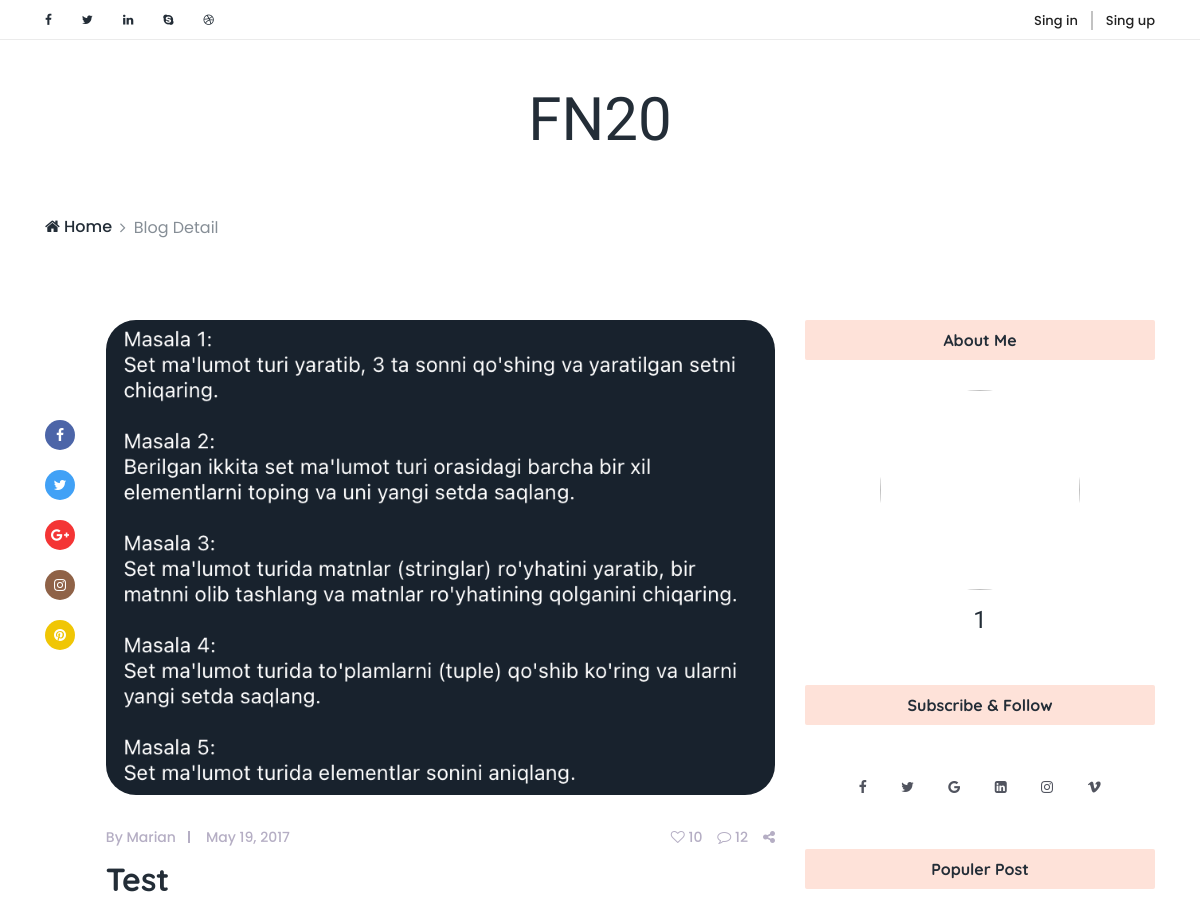
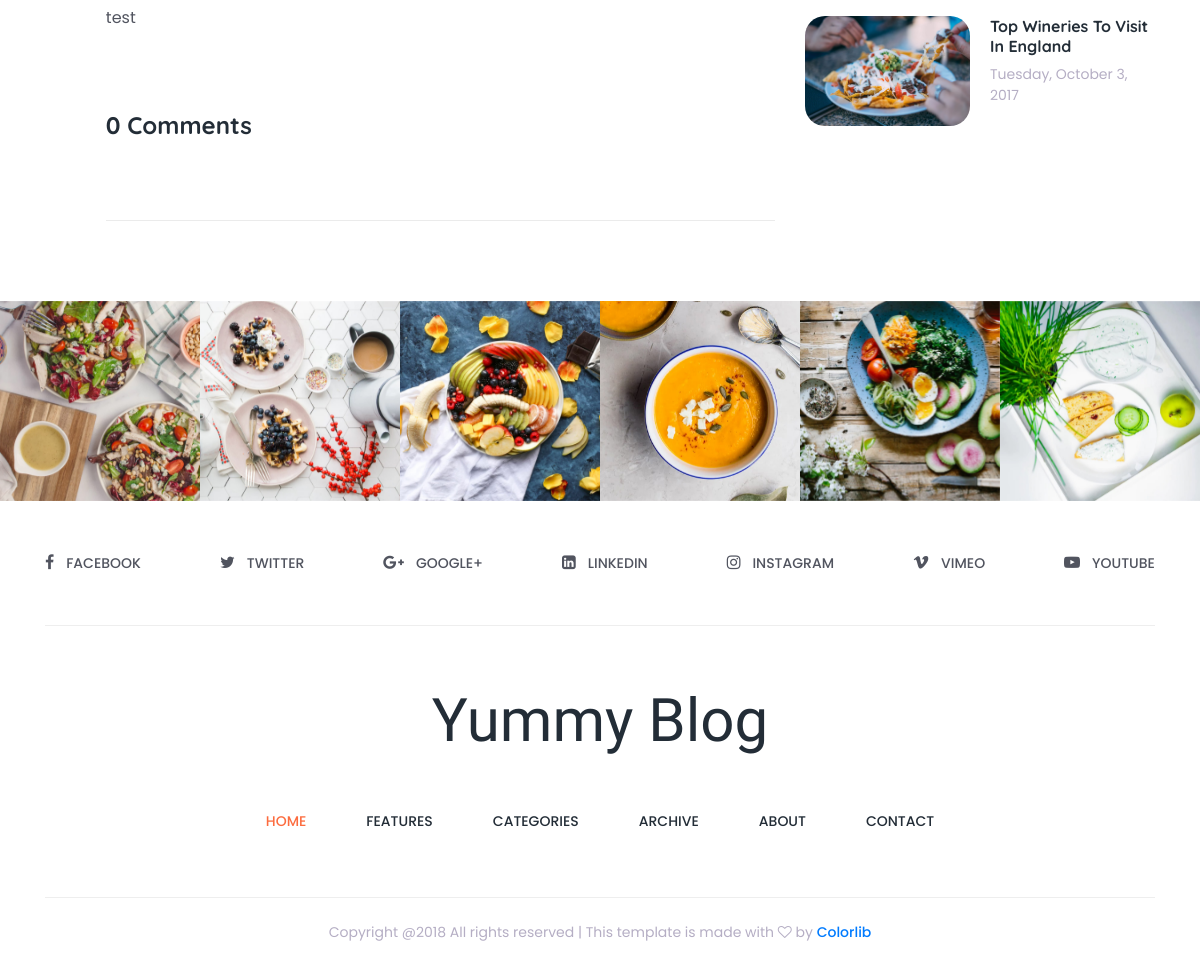
Page /blog-detail/2/ on the committed database (2 pictures, top to bottom).
### main/models.py (models this page shows, shortened)
class Blog(models.Model):
    author = models.ForeignKey(User, on_delete=models.CASCADE)
    title = models.CharField(max_length=255)
    body = models.TextField()
    create_at = models.DateTimeField(auto_now_add=True)
    image = models.ImageField(upload_to='blogs/')

class User(AbstractUser):
    img = models.ImageField(upload_to='avatar', null=True)
    bio = models.TextField(null=True, blank=True)
    class Meta(AbstractUser.Meta):
        swappable = 'AUTH_USER_MODEL'
        verbose_name = 'User'
        verbose_name_plural = 'Users'

### main/views.py (the view)
# urls.py: path('blog-detail/<int:id>/', views.blog_detail, name='blog_detail'),
def blog_detail(request, id):
    blog = models.Blog.objects.get(id=id)
    comments = models.Comment.objects.filter(blog=blog)
    context = {
        'blog':blog,
        'comment_count':comments.count(),
        'comments':comments
    }
    return render(request, 'blog-detail.html', context)

### templates/blog-detail.html (shortened to what this page needs)
<!DOCTYPE html>
<html lang="en">
{% load static %}
<head>
    <link href="{% static 'style.css' %}" rel="stylesheet">
    <link href="{% static 'css/responsive/responsive.css' %}" rel="stylesheet">
</head>
<body>
    <div class="top_header_area">
        <div class="container">
            <div class="row">
                <div class="col-5 col-sm-6">
                    <div class="top_social_bar">
                        <a href="#"><i class="fa fa-facebook" aria-hidden="true"></i></a>
                        <a href="#"><i class="fa fa-twitter" aria-hidden="true"></i></a>
                        <a href="#"><i class="fa fa-linkedin" aria-hidden="true"></i></a>
                        <a href="#"><i class="fa fa-skype" aria-hidden="true"></i></a>
                        <a href="#"><i class="fa fa-dribbble" aria-hidden="true"></i></a>
                    </div>
                </div>
                <div class="col-7 col-sm-6">
                    <div class="signup-search-area d-flex align-items-center justify-content-end">
                        {% if user.is_authenticated %}
                        <div class="login_register_area d-flex">
                            <div class="login">
                                <p>Salom {{user.username}}, <a href="{% url 'log_out' %}">chiqish</a></p>
                            </div>
                        </div>
                        {% else %}
                        <div class="login_register_area d-flex">
                            <div class="login">
                                <a href="{% url 'login_user' %}">Sing in</a>
                            </div>
                            <div class="register">
                                <a href="{% url 'register_user' %}">Sing up</a>
                            </div>
                        </div>
                        {% endif %}
                    </div>
                </div>
            </div>
        </div>
    </div>
    <header class="header_area">
        <div class="container">
            <div class="row">
                <div class="col-12">
                    <div class="logo_area text-center">
                        <a href="index.html" class="yummy-logo">FN20</a>
                    </div>
                </div>
            </div>
        </div>
    </header>
    <div class="breadcumb-nav">
        <div class="container">
            <div class="row">
                <div class="col-12">
                    <nav aria-label="breadcrumb">
                        <ol class="breadcrumb">
                            <li class="breadcrumb-item"><a href="{% url 'index' %}"><i class="fa fa-home" aria-hidden="true"></i> Home</a></li>
                            <li class="breadcrumb-item active" aria-current="page">Blog Detail</li>
                        </ol>
                    </nav>
                </div>
            </div>
        </div>
    </div>
    <section class="single_blog_area section_padding_80">
        <div class="container">
            <div class="row justify-content-center">
                <div class="col-12 col-lg-8">
                    <div class="row no-gutters">
                        <div class="col-2 col-sm-1">
                            <div class="single-post-share-info mt-100">
                                <a href="#" class="facebook"><i class="fa fa-facebook" aria-hidden="true"></i></a>
                                <a href="#" class="twitter"><i class="fa fa-twitter" aria-hidden="true"></i></a>
                                <a href="#" class="googleplus"><i class="fa fa-google-plus" aria-hidden="true"></i></a>
                                <a href="#" class="instagram"><i class="fa fa-instagram" aria-hidden="true"></i></a>
                                <a href="#" class="pinterest"><i class="fa fa-pinterest" aria-hidden="true"></i></a>
                            </div>
                        </div>
                        <div class="col-10 col-sm-11">
                            <div class="single-post">
                                <div class="post-thumb">
                                    <img src="{{blog.image.url}}" alt="">
                                </div>
                                <div class="post-content">
                                    <div class="post-meta d-flex">
                                        <div class="post-author-date-area d-flex">
                                            <div class="post-author">
                                                <a href="#">By Marian</a>
                                            </div>
                                            <div class="post-date">
                                                <a href="#">May 19, 2017</a>
                                            </div>
                                        </div>
                                        <div class="post-comment-share-area d-flex">
                                            <div class="post-favourite">
                                                <a href="#"><i class="fa fa-heart-o" aria-hidden="true"></i> 10</a>
                                            </div>
                                            <div class="post-comments">
                                                <a href="#"><i class="fa fa-comment-o" aria-hidden="true"></i> 12</a>
                                            </div>
                                            <div class="post-share">
                                                <a href="#"><i class="fa fa-share-alt" aria-hidden="true"></i></a>
                                            </div>
                                        </div>
                                    </div>
                                    <a href="#">
                                        <h2 class="post-headline">{{blog.title}}</h2>
                                    </a>
                                    <p>{{blog.body}}</p>
                                </div>
                            </div>
                            <div class="comment_area section_padding_50 clearfix">
                                <h4 class="mb-30">{{comment_count}} Comments</h4>
                            </div>
                        </div>
                    </div>
                </div>
                <div class="col-12 col-sm-8 col-md-6 col-lg-4">
                    <div class="blog-sidebar mt-5 mt-lg-0">
                        <div class="single-widget-area about-me-widget text-center">
                            <div class="widget-title">
                                <h6>About Me</h6>
                            </div>
                            <div class="about-me-widget-thumb">
                                <img src="https://cdn-icons-png.flaticon.com/512/219/219988.png" alt="">
                            </div>
                            <h4 class="font-shadow-into-light">{{blog.author.username}}</h4>
                        </div>
                        <div class="single-widget-area subscribe_widget text-center">
                            <div class="widget-title">
                                <h6>Subscribe &amp; Follow</h6>
                            </div>
                            <div class="subscribe-link">
                                <a href="#"><i class="fa fa-facebook" aria-hidden="true"></i></a>
                                <a href="#"><i class="fa fa-twitter" aria-hidden="true"></i></a>
                                <a href="#"><i class="fa fa-google" aria-hidden="true"></i></a>
                                <a href="#"><i class="fa fa-linkedin-square" aria-hidden="true"></i></a>
                                <a href="#"><i class="fa fa-instagram" aria-hidden="true"></i></a>
                                <a href="#"><i class="fa fa-vimeo" aria-hidden="true"></i></a>
                            </div>
                        </div>
                        <div class="single-widget-area popular-post-widget">
                            <div class="widget-title text-center">
                                <h6>Populer Post</h6>
                            </div>
                            <div class="single-populer-post d-flex">
                                <img src="img/sidebar-img/1.jpg" alt="">
                                <div class="post-content">
                                    <a href="#">
                                        <h6>Top Wineries To Visit In England</h6>
                                    </a>
                                    <p>Tuesday, October 3, 2017</p>
                                </div>
                            </div>
                        </div>
                    </div>
                </div>
            </div>
        </div>
    </section>
    <div class="instargram_area owl-carousel section_padding_100_0 clearfix" id="portfolio">
        <div class="instagram_gallery_item">
            <img src="img/instagram-img/1.jpg" alt="">
        </div>
        <div class="instagram_gallery_item">
            <img src="img/instagram-img/2.jpg" alt="">
        </div>
        <div class="instagram_gallery_item">
            <img src="img/instagram-img/3.jpg" alt="">
        </div>
        <div class="instagram_gallery_item">
            <img src="img/instagram-img/4.jpg" alt="">
        </div>
        <div class="instagram_gallery_item">
            <img src="img/instagram-img/5.jpg" alt="">
        </div>
        <div class="instagram_gallery_item">
            <img src="img/instagram-img/6.jpg" alt="">
        </div>
    </div>
    <div class="social_icon_area clearfix">
        <div class="container">
            <div class="row">
                <div class="col-12">
                    <div class="footer-social-area d-flex">
                        <div class="single-icon">
                            <a href="#"><i class="fa fa-facebook" aria-hidden="true"></i><span>facebook</span></a>
                        </div>
                        <div class="single-icon">
                            <a href="#"><i class="fa fa-twitter" aria-hidden="true"></i><span>Twitter</span></a>
                        </div>
                        <div class="single-icon">
                            <a href="#"><i class="fa fa-google-plus" aria-hidden="true"></i><span>GOOGLE+</span></a>
                        </div>
                        <div class="single-icon">
                            <a href="#"><i class="fa fa-linkedin-square" aria-hidden="true"></i><span>linkedin</span></a>
                        </div>
                        <div class="single-icon">
                            <a href="#"><i class="fa fa-instagram" aria-hidden="true"></i><span>Instagram</span></a>
                        </div>
                        <div class="single-icon">
                            <a href="#"><i class="fa fa-vimeo" aria-hidden="true"></i><span>VIMEO</span></a>
                        </div>
                        <div class="single-icon">
                            <a href="#"><i class="fa fa-youtube-play" aria-hidden="true"></i><span>YOUTUBE</span></a>
                        </div>
                    </div>
                </div>
            </div>
        </div>
    </div>
    <footer class="footer_area">
        <div class="container">
            <div class="row">
                <div class="col-12">
                    <div class="footer-content">
                        <div class="footer-logo-area text-center">
                            <a href="index.html" class="yummy-logo">Yummy Blog</a>
                        </div>
                        <nav class="navbar navbar-expand-lg">
                            <div class="collapse navbar-collapse justify-content-center" id="yummyfood-footer-nav">
                                <ul class="navbar-nav">
                                    <li class="nav-item active">
                                        <a class="nav-link" href="#">Home <span class="sr-only">(current)</span></a>
                                    </li>
                                    <li class="nav-item">
                                        <a class="nav-link" href="#">Features</a>
                                    </li>
                                    <li class="nav-item">
                                        <a class="nav-link" href="#">Categories</a>
                                    </li>
                                    <li class="nav-item">
                                        <a class="nav-link" href="#">Archive</a>
                                    </li>
                                    <li class="nav-item">
                                        <a class="nav-link" href="#">About</a>
                                    </li>
                                    <li class="nav-item">
                                        <a class="nav-link" href="#">Contact</a>
                                    </li>
                                </ul>
                            </div>
                        </nav>
                    </div>
                </div>
            </div>
        </div>
        <div class="container">
            <div class="row">
                <div class="col-12">
                    <div class="copy_right_text text-center">
                        <p>Copyright @2018 All rights reserved | This template is made with <i class="fa fa-heart-o" aria-hidden="true"></i> by <a href="https://colorlib.com" target="_blank">Colorlib</a></p>
                    </div>
                </div>
            </div>
        </div>
    </footer>
</body>

### rows in the picture
Blog: image (picture), title "Test", body "test", author.username "1"

### other values in the picture
{{ comment_count }} "0"
